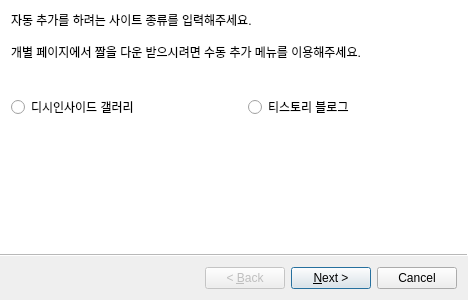
<?xml version="1.0" encoding="UTF-8"?>
<ui version="4.0">
 <class>Wizard</class>
 <widget class="QWizard" name="Wizard">
  <property name="windowModality">
   <enum>Qt::NonModal</enum>
  </property>
  <property name="geometry">
   <rect>
    <x>0</x>
    <y>0</y>
    <width>468</width>
    <height>300</height>
   </rect>
  </property>
  <property name="windowTitle">
   <string>자동 추가</string>
  </property>
  <property name="wizardStyle">
   <enum>QWizard::AeroStyle</enum>
  </property>
  <property name="titleFormat">
   <enum>Qt::PlainText</enum>
  </property>
  <property name="subTitleFormat">
   <enum>Qt::PlainText</enum>
  </property>
  <widget class="QWizardPage" name="intro">
   <property name="contextMenuPolicy">
    <enum>Qt::NoContextMenu</enum>
   </property>
   <property name="title">
    <string/>
   </property>
   <property name="subTitle">
    <string/>
   </property>
   <attribute name="pageId">
    <string notr="true">0</string>
   </attribute>
   <layout class="QGridLayout" name="gridLayout_3">
    <item row="0" column="0">
     <layout class="QVBoxLayout" name="verticalLayout_3">
      <item>
       <widget class="QLabel" name="label_4">
        <property name="text">
         <string>자동 추가를 하려는 사이트 종류를 입력해주세요.

개별 페이지에서 짤을 다운 받으시려면 수동 추가 메뉴를 이용해주세요.

</string>
        </property>
       </widget>
      </item>
      <item>
       <layout class="QHBoxLayout" name="horizontalLayout_4">
        <item>
         <widget class="QRadioButton" name="radioButton_gall">
          <property name="text">
           <string>디시인사이드 갤러리</string>
          </property>
         </widget>
        </item>
        <item>
         <spacer name="horizontalSpacer">
          <property name="orientation">
           <enum>Qt::Horizontal</enum>
          </property>
          <property name="sizeHint" stdset="0">
           <size>
            <width>40</width>
            <height>20</height>
           </size>
          </property>
         </spacer>
        </item>
        <item>
         <widget class="QRadioButton" name="radioButton_tistory">
          <property name="text">
           <string>티스토리 블로그</string>
          </property>
         </widget>
        </item>
        <item>
         <spacer name="horizontalSpacer_2">
          <property name="orientation">
           <enum>Qt::Horizontal</enum>
          </property>
          <property name="sizeHint" stdset="0">
           <size>
            <width>40</width>
            <height>20</height>
           </size>
          </property>
         </spacer>
        </item>
       </layout>
      </item>
     </layout>
    </item>
    <item row="1" column="0">
     <spacer name="verticalSpacer">
      <property name="orientation">
       <enum>Qt::Vertical</enum>
      </property>
      <property name="sizeHint" stdset="0">
       <size>
        <width>20</width>
        <height>40</height>
       </size>
      </property>
     </spacer>
    </item>
   </layout>
  </widget>
  <widget class="QWizardPage" name="tistory1">
   <attribute name="pageId">
    <string notr="true">12</string>
   </attribute>
   <layout class="QGridLayout" name="gridLayout_2">
    <item row="0" column="0">
     <layout class="QVBoxLayout" name="verticalLayout_6" stretch="0,0">
      <property name="spacing">
       <number>10</number>
      </property>
      <property name="sizeConstraint">
       <enum>QLayout::SetFixedSize</enum>
      </property>
      <property name="rightMargin">
       <number>10</number>
      </property>
      <item>
       <widget class="QLabel" name="label_10">
        <property name="sizePolicy">
         <sizepolicy hsizetype="Fixed" vsizetype="Fixed">
          <horstretch>0</horstretch>
          <verstretch>0</verstretch>
         </sizepolicy>
        </property>
        <property name="maximumSize">
         <size>
          <width>16777215</width>
          <height>80</height>
         </size>
        </property>
        <property name="text">
         <string>검색할 티스토리 주소를 입력해주세요
</string>
        </property>
       </widget>
      </item>
      <item>
       <layout class="QHBoxLayout" name="horizontalLayout_5">
        <item>
         <widget class="QLineEdit" name="tistory1_input"/>
        </item>
       </layout>
      </item>
     </layout>
    </item>
    <item row="1" column="0">
     <spacer name="verticalSpacer_2">
      <property name="orientation">
       <enum>Qt::Vertical</enum>
      </property>
      <property name="sizeHint" stdset="0">
       <size>
        <width>20</width>
        <height>40</height>
       </size>
      </property>
     </spacer>
    </item>
   </layout>
  </widget>
  <widget class="QWizardPage" name="gall1">
   <attribute name="pageId">
    <string notr="true">11</string>
   </attribute>
   <layout class="QGridLayout" name="gridLayout">
    <item row="0" column="0">
     <layout class="QVBoxLayout" name="verticalLayout" stretch="30,150,100">
      <property name="spacing">
       <number>10</number>
      </property>
      <property name="sizeConstraint">
       <enum>QLayout::SetFixedSize</enum>
      </property>
      <property name="rightMargin">
       <number>10</number>
      </property>
      <item>
       <widget class="QLabel" name="label">
        <property name="sizePolicy">
         <sizepolicy hsizetype="Fixed" vsizetype="Fixed">
          <horstretch>0</horstretch>
          <verstretch>0</verstretch>
         </sizepolicy>
        </property>
        <property name="maximumSize">
         <size>
          <width>16777215</width>
          <height>80</height>
         </size>
        </property>
        <property name="text">
         <string>검색할 갤러리 주소 코드를 입력해주세요

(예: 러블리즈 갤러리 -&gt; lovelyz)
</string>
        </property>
       </widget>
      </item>
      <item>
       <layout class="QHBoxLayout" name="horizontalLayout">
        <item>
         <widget class="QLineEdit" name="gall1_input"/>
        </item>
        <item>
         <widget class="QPushButton" name="gall1_search">
          <property name="sizePolicy">
           <sizepolicy hsizetype="Maximum" vsizetype="Fixed">
            <horstretch>0</horstretch>
            <verstretch>0</verstretch>
           </sizepolicy>
          </property>
          <property name="text">
           <string>코드 찾기</string>
          </property>
         </widget>
        </item>
       </layout>
      </item>
      <item>
       <widget class="QSplitter" name="splitter">
        <property name="orientation">
         <enum>Qt::Horizontal</enum>
        </property>
        <widget class="QGroupBox" name="groupBox">
         <property name="title">
          <string>검색 옵션</string>
         </property>
         <layout class="QHBoxLayout" name="horizontalLayout_3">
          <item>
           <widget class="QCheckBox" name="gall1_rec">
            <property name="text">
             <string>개념글만 검색</string>
            </property>
           </widget>
          </item>
          <item>
           <widget class="QCheckBox" name="gall1_filter">
            <property name="text">
             <string>제목 필터 적용</string>
            </property>
           </widget>
          </item>
         </layout>
        </widget>
       </widget>
      </item>
     </layout>
    </item>
   </layout>
  </widget>
  <widget class="QWizardPage" name="tistory2">
   <attribute name="pageId">
    <string notr="true">32</string>
   </attribute>
   <layout class="QGridLayout" name="gridLayout_8">
    <item row="0" column="0">
     <layout class="QVBoxLayout" name="verticalLayout_7">
      <property name="rightMargin">
       <number>10</number>
      </property>
      <item>
       <widget class="QGroupBox" name="groupBox_2">
        <property name="title">
         <string>분석 결과</string>
        </property>
        <layout class="QGridLayout" name="gridLayout_6">
         <item row="0" column="0">
          <widget class="QLabel" name="tistory2_info">
           <property name="sizePolicy">
            <sizepolicy hsizetype="Fixed" vsizetype="Fixed">
             <horstretch>0</horstretch>
             <verstretch>0</verstretch>
            </sizepolicy>
           </property>
           <property name="maximumSize">
            <size>
             <width>16777215</width>
             <height>80</height>
            </size>
           </property>
           <property name="text">
            <string>선택한 티스토리:

선택 가능한 페이지 범주:</string>
           </property>
          </widget>
         </item>
         <item row="0" column="1">
          <spacer name="horizontalSpacer_3">
           <property name="orientation">
            <enum>Qt::Horizontal</enum>
           </property>
           <property name="sizeHint" stdset="0">
            <size>
             <width>40</width>
             <height>20</height>
            </size>
           </property>
          </spacer>
         </item>
        </layout>
       </widget>
      </item>
      <item>
       <spacer name="verticalSpacer_7">
        <property name="orientation">
         <enum>Qt::Vertical</enum>
        </property>
        <property name="sizeHint" stdset="0">
         <size>
          <width>20</width>
          <height>40</height>
         </size>
        </property>
       </spacer>
      </item>
      <item>
       <layout class="QHBoxLayout" name="horizontalLayout_6">
        <property name="rightMargin">
         <number>0</number>
        </property>
        <item>
         <widget class="QLabel" name="label_12">
          <property name="text">
           <string>다운 받고자 하는 페이지 범주를 입력해 주세요 (예: 1-4,5): </string>
          </property>
         </widget>
        </item>
        <item>
         <widget class="QLineEdit" name="tistory2_input"/>
        </item>
       </layout>
      </item>
      <item>
       <spacer name="verticalSpacer_8">
        <property name="orientation">
         <enum>Qt::Vertical</enum>
        </property>
        <property name="sizeHint" stdset="0">
         <size>
          <width>20</width>
          <height>40</height>
         </size>
        </property>
       </spacer>
      </item>
     </layout>
    </item>
   </layout>
  </widget>
  <widget class="QWizardPage" name="gall2">
   <attribute name="pageId">
    <string notr="true">32</string>
   </attribute>
   <layout class="QGridLayout" name="gridLayout_5">
    <item row="0" column="0">
     <layout class="QVBoxLayout" name="verticalLayout_8">
      <property name="rightMargin">
       <number>10</number>
      </property>
      <item>
       <widget class="QGroupBox" name="groupBox_3">
        <property name="title">
         <string>분석 결과</string>
        </property>
        <layout class="QGridLayout" name="gridLayout_9">
         <item row="0" column="0">
          <widget class="QLabel" name="gall2_info">
           <property name="sizePolicy">
            <sizepolicy hsizetype="Fixed" vsizetype="Fixed">
             <horstretch>0</horstretch>
             <verstretch>0</verstretch>
            </sizepolicy>
           </property>
           <property name="maximumSize">
            <size>
             <width>16777215</width>
             <height>80</height>
            </size>
           </property>
           <property name="text">
            <string>선택한 갤러리:

선택 가능한 페이지 범주:</string>
           </property>
          </widget>
         </item>
         <item row="0" column="1">
          <spacer name="horizontalSpacer_4">
           <property name="orientation">
            <enum>Qt::Horizontal</enum>
           </property>
           <property name="sizeHint" stdset="0">
            <size>
             <width>40</width>
             <height>20</height>
            </size>
           </property>
          </spacer>
         </item>
        </layout>
       </widget>
      </item>
      <item>
       <spacer name="verticalSpacer_9">
        <property name="orientation">
         <enum>Qt::Vertical</enum>
        </property>
        <property name="sizeHint" stdset="0">
         <size>
          <width>20</width>
          <height>40</height>
         </size>
        </property>
       </spacer>
      </item>
      <item>
       <layout class="QHBoxLayout" name="horizontalLayout_7">
        <property name="rightMargin">
         <number>0</number>
        </property>
        <item>
         <widget class="QLabel" name="label_14">
          <property name="text">
           <string>다운 받고자 하는 페이지 범주를 입력해 주세요 (예: 1-4,5): </string>
          </property>
         </widget>
        </item>
        <item>
         <widget class="QLineEdit" name="gall2_input"/>
        </item>
       </layout>
      </item>
      <item>
       <spacer name="verticalSpacer_10">
        <property name="orientation">
         <enum>Qt::Vertical</enum>
        </property>
        <property name="sizeHint" stdset="0">
         <size>
          <width>20</width>
          <height>40</height>
         </size>
        </property>
       </spacer>
      </item>
     </layout>
    </item>
   </layout>
  </widget>
  <widget class="QWizardPage" name="process">
   <attribute name="pageId">
    <string notr="true">40</string>
   </attribute>
   <layout class="QGridLayout" name="gridLayout_4">
    <item row="0" column="0">
     <layout class="QVBoxLayout" name="verticalLayout_4">
      <item>
       <widget class="QLabel" name="label_6">
        <property name="text">
         <string>분석 중입니다. 잠시만 기다려주세요.</string>
        </property>
       </widget>
      </item>
      <item>
       <spacer name="verticalSpacer_4">
        <property name="orientation">
         <enum>Qt::Vertical</enum>
        </property>
        <property name="sizeHint" stdset="0">
         <size>
          <width>20</width>
          <height>40</height>
         </size>
        </property>
       </spacer>
      </item>
      <item>
       <widget class="QLabel" name="processing_page">
        <property name="text">
         <string>검색 중인 사이트:</string>
        </property>
       </widget>
      </item>
      <item>
       <spacer name="verticalSpacer_5">
        <property name="orientation">
         <enum>Qt::Vertical</enum>
        </property>
        <property name="sizeHint" stdset="0">
         <size>
          <width>20</width>
          <height>40</height>
         </size>
        </property>
       </spacer>
      </item>
      <item>
       <widget class="QProgressBar" name="progressBar">
        <property name="value">
         <number>24</number>
        </property>
        <property name="textVisible">
         <bool>true</bool>
        </property>
        <property name="invertedAppearance">
         <bool>false</bool>
        </property>
        <property name="format">
         <string notr="true">%p%</string>
        </property>
       </widget>
      </item>
      <item>
       <spacer name="verticalSpacer_6">
        <property name="orientation">
         <enum>Qt::Vertical</enum>
        </property>
        <property name="sizeHint" stdset="0">
         <size>
          <width>20</width>
          <height>40</height>
         </size>
        </property>
       </spacer>
      </item>
     </layout>
    </item>
   </layout>
  </widget>
  <widget class="QWizardPage" name="concl">
   <attribute name="pageId">
    <string notr="true">50</string>
   </attribute>
   <layout class="QGridLayout" name="gridLayout_7">
    <item row="0" column="0">
     <widget class="QLabel" name="concl_info">
      <property name="text">
       <string>분석을 종료합니다.</string>
      </property>
     </widget>
    </item>
   </layout>
  </widget>
 </widget>
 <resources/>
 <connections/>
</ui>
